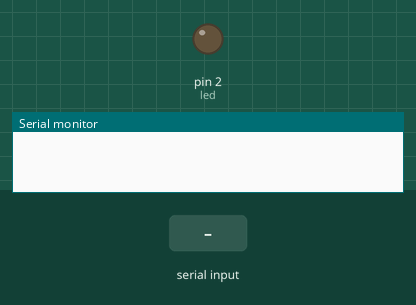
A sketch run on a simulated Arduino Uno, built with avr-gcc and run on an emulated ATmega328P. On the bench: output pins drawn as LEDs (lit = HIGH), the last lines printed to the serial monitor. The inputs (shaded band) are chosen by the test bench.

Above: at 1.2 s.
1.3 s: "1" received over the second serial link
At 2.2 s:
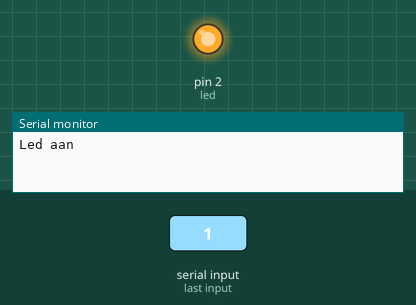
2.8 s: "0" received over the second serial link
At 3.4 s:
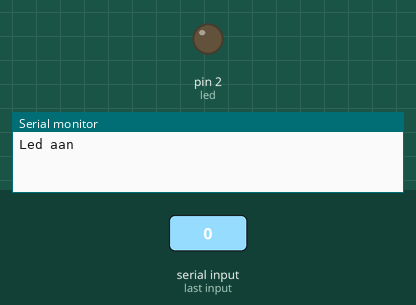
Timing chart, 0 to 5.8 s (numbered marks = the images above; inputs shaded):
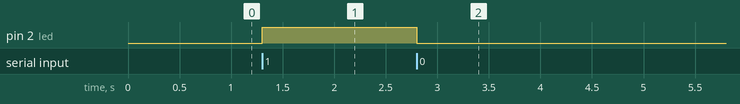

The sketch:

BluetoothNanoEveryJao.ino
```cpp
#include <SoftwareSerial.h>

int led = 2;

SoftwareSerial Bluetooth(0, 1);
char Data;
void sendData(String transmitData){Bluetooth.println(transmitData);}

void setup()
{
  Serial.begin(9600);
  Bluetooth.begin(9600);
  pinMode(led,OUTPUT);
}

void loop(){
    if(Bluetooth.available())
    {
      Data=Bluetooth.read();
      if(Data==('1'))
      {
        digitalWrite(led,1);
        sendData("Led aan");
        Serial.println("Led aan");
      }
      if(Data==('0'))
      {
        digitalWrite(led,0);
        sendData("Led uit");
      }
    }
}
```

Measured:
- after the input at 1.3 s, pin 2 (led): LOW → HIGH at once
- after the input at 2.8 s, pin 2 (led): HIGH → LOW at once
